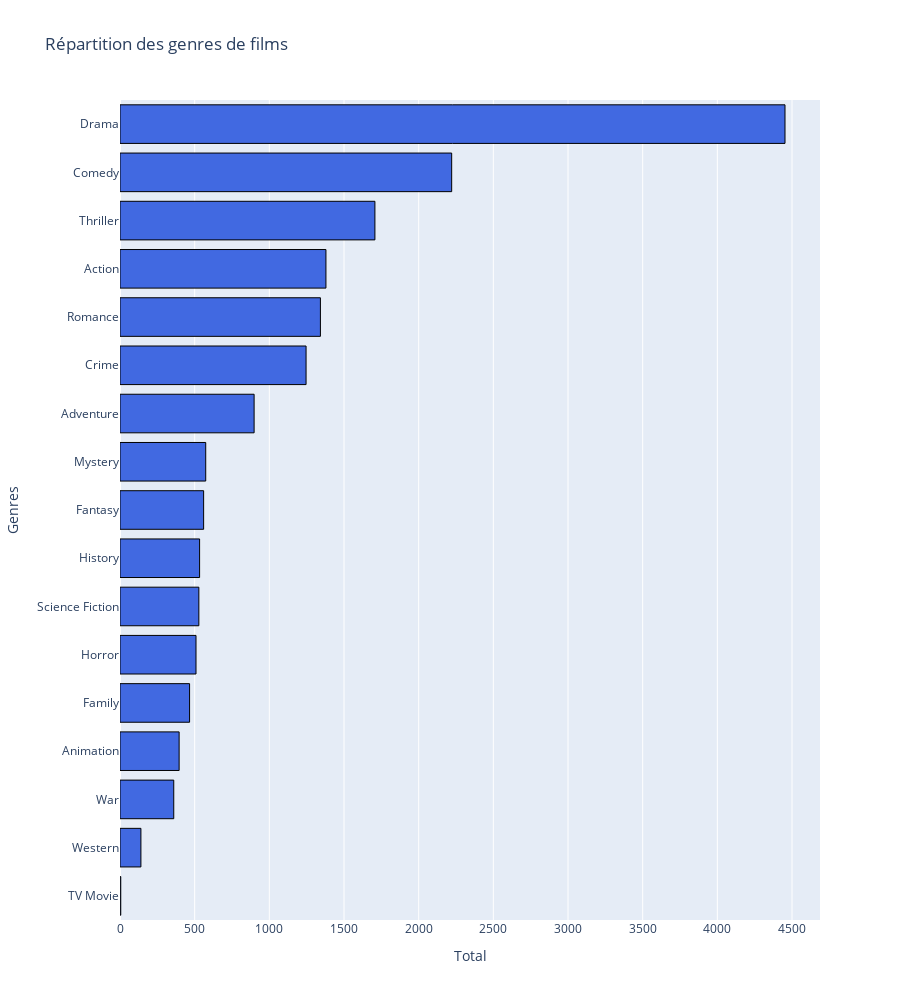

The cell this chart's notebook holds for it:
### Code cell
movies_by_genres(df)

### Figure 1 — Plotly figure (JSON) as saved in the notebook; plotly's stock layout.template omitted (floating-point values rounded to 4 significant figures)
{"data": [{"marker": {"color": "royalblue", "line": {"color": "black", "width": 1}}, "orientation": "h", "showlegend": false, "type": "bar", "x": [5, 140, 360, 396, 466, 509, 528, 533, 560, 574, 898, 1246, 1342, 1379, 1707, 2221, 4453], "y": ["TV Movie", "Western", "War", "Animation", "Family", "Horror", "Science Fiction", "History", "Fantasy", "Mystery", "Adventure", "Crime", "Romance", "Action", "Thriller", "Comedy", "Drama"]}], "layout": {"autosize": true, "height": 1000, "title": {"text": "Répartition des genres de films"}, "xaxis": {"title": {"text": "Total"}}, "yaxis": {"title": {"text": "Genres"}}}}
